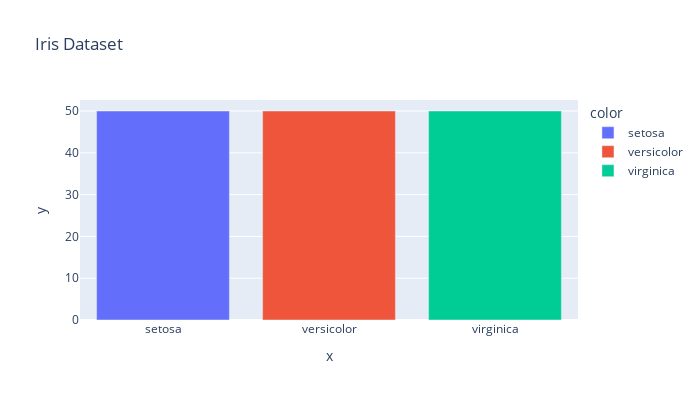

The notebook cell this image was saved under:
### Markdown cell above
# Visualizing Data

### Code cell
px.bar(x=df.species.value_counts().index, y=df.species.value_counts(), 
       color=df.species.value_counts().index, 
       width=700, height=400, title='Iris Dataset')

### Figure 1 — Plotly figure (JSON) as saved in the notebook; plotly's stock layout.template omitted (floating-point values rounded to 4 significant figures)
{"data": [{"alignmentgroup": "True", "hovertemplate": "color=setosa<br>x=%{x}<br>y=%{y}<extra></extra>", "legendgroup": "setosa", "marker": {"color": "#636efa", "pattern": {"shape": ""}}, "name": "setosa", "offsetgroup": "setosa", "orientation": "v", "showlegend": true, "textposition": "auto", "type": "bar", "x": ["setosa"], "xaxis": "x", "y": [50], "yaxis": "y"}, {"alignmentgroup": "True", "hovertemplate": "color=versicolor<br>x=%{x}<br>y=%{y}<extra></extra>", "legendgroup": "versicolor", "marker": {"color": "#EF553B", "pattern": {"shape": ""}}, "name": "versicolor", "offsetgroup": "versicolor", "orientation": "v", "showlegend": true, "textposition": "auto", "type": "bar", "x": ["versicolor"], "xaxis": "x", "y": [50], "yaxis": "y"}, {"alignmentgroup": "True", "hovertemplate": "color=virginica<br>x=%{x}<br>y=%{y}<extra></extra>", "legendgroup": "virginica", "marker": {"color": "#00cc96", "pattern": {"shape": ""}}, "name": "virginica", "offsetgroup": "virginica", "orientation": "v", "showlegend": true, "textposition": "auto", "type": "bar", "x": ["virginica"], "xaxis": "x", "y": [50], "yaxis": "y"}], "layout": {"barmode": "relative", "height": 400, "legend": {"title": {"text": "color"}, "tracegroupgap": 0}, "title": {"text": "Iris Dataset"}, "width": 700, "xaxis": {"anchor": "y", "domain": [0, 1], "title": {"text": "x"}}, "yaxis": {"anchor": "x", "domain": [0, 1], "title": {"text": "y"}}}}
